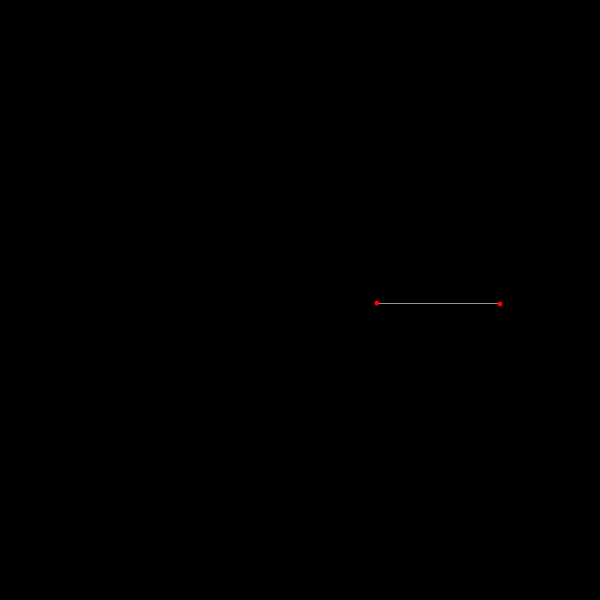
Frame 1 (no input)
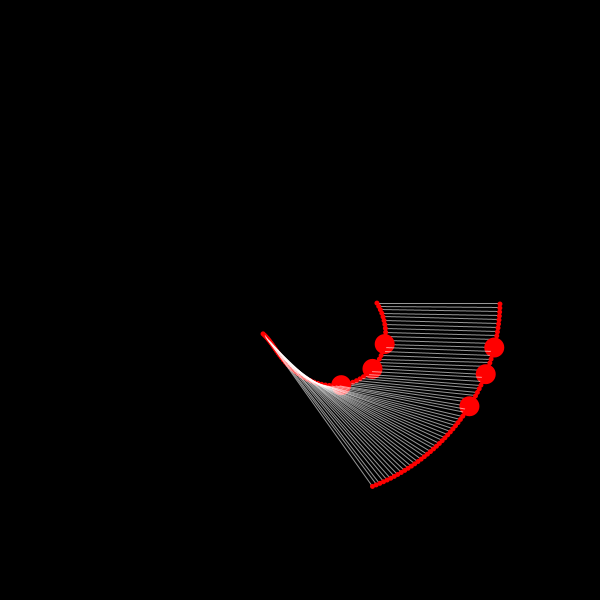
Frame 60 (the mouse pressed at the canvas centre just before this capture)
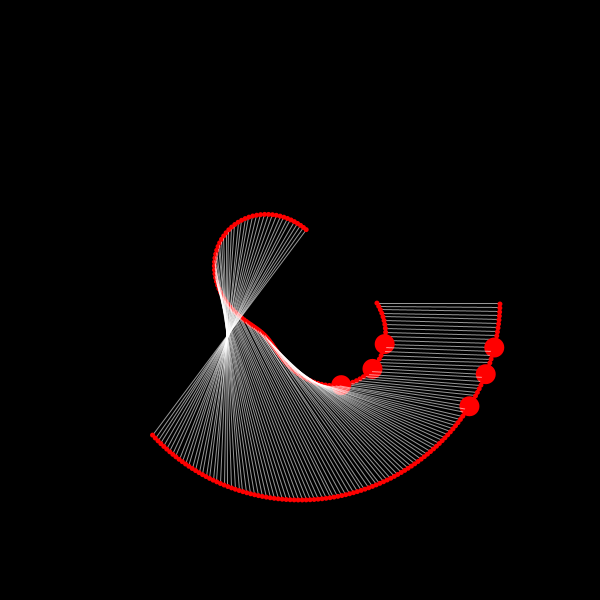
Frame 120 (the mouse held since frame 60 and released just before this capture)

The Processing sketch that drew these frames (run headless with seeded random() and noise(); from frame 60 on, the mouse is pressed at the canvas centre):

// Processing sketch: s016_circular_motion
// ── s016_circular_motion.pde
// Play with Sine and Cosine
// http://www.openprocessing.org/sketch/183592

void setup() {
  size(600, 600);
  background(0);
}
void draw() {
  //background(0);
  
  float cx = width/2;
  float cy = height/2;
  
  float rad0 = 200;
  float a0 = frameCount * 0.02;  
  float x0 = cx + rad0 * cos(a0);
  float y0 = cy + rad0 * sin(a0);
  
  float rad1 = map(sin(frameCount * 0.08), -1, 1, 50, 100);
  float a1 = frameCount * 0.04;  
  float x1 = cx + rad1 * cos(a1);
  float y1 = cy + rad1 * sin(a1);
  
  stroke(255, 150);
  line(x0, y0, x1, y1);
  
  float dotSize = 5;
  // low probability of getting a large dot
  if(random(100) < 2) {
    dotSize = 20;
  }
  noStroke();
  fill(255, 0, 0);
  ellipse(x0, y0, dotSize, dotSize);
  ellipse(x1, y1, dotSize, dotSize); 
}
void mousePressed() {
  background(0);
}
